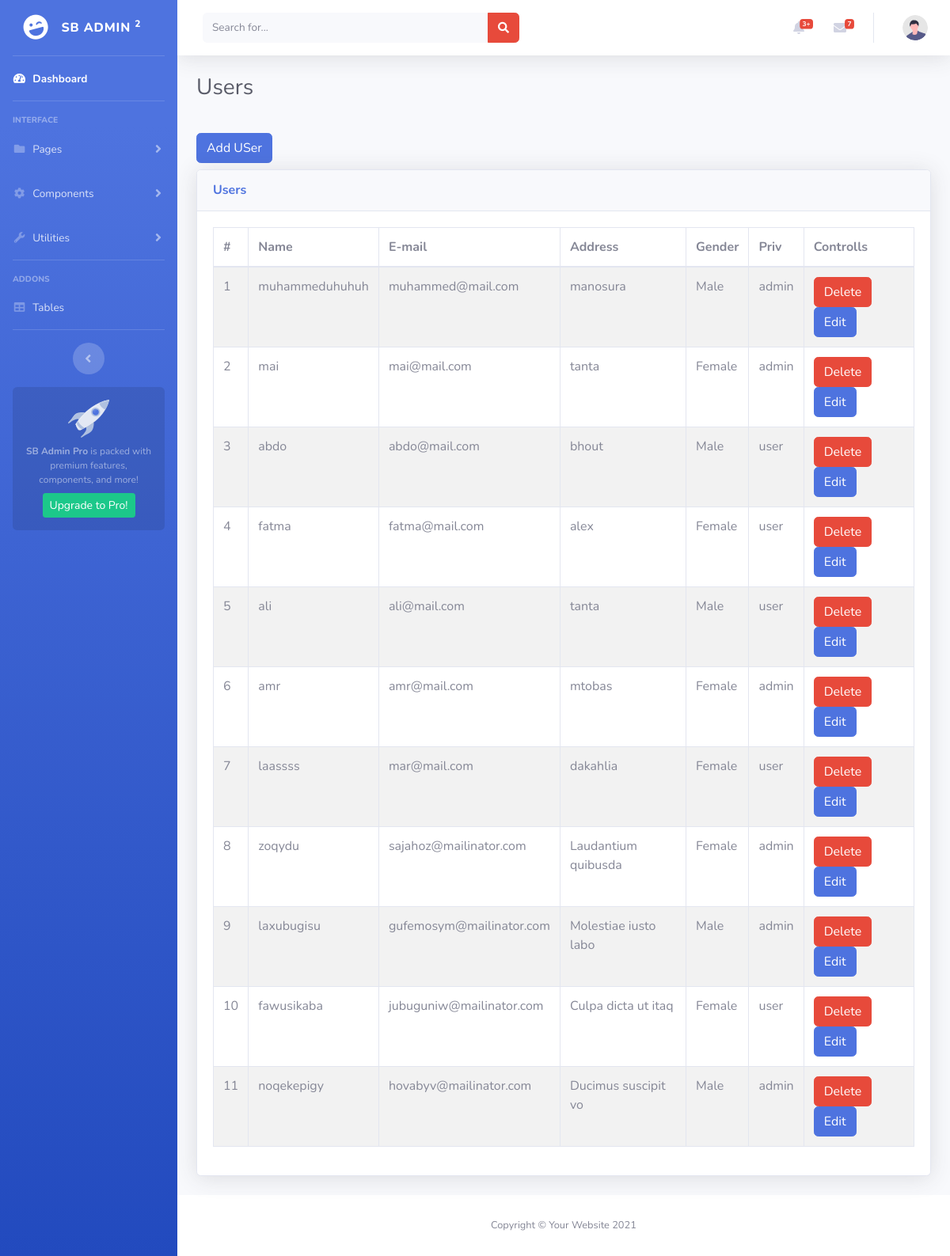
/admin/users.php, run on the app's committed database.
### tables this page shows
CREATE TABLE `users` (
  `id` int(11) NOT NULL,
  `username` varchar(255) NOT NULL,
  `email` varchar(255) NOT NULL,
  `password` varchar(255) NOT NULL,
  `address` varchar(255) NOT NULL,
  `gender` tinyint(4) NOT NULL,
  `priv_id` int(11) NOT NULL,
  `time` timestamp NOT NULL DEFAULT current_timestamp()
);

CREATE TABLE `priv` (
  `id` int(11) NOT NULL,
  `name` varchar(255) NOT NULL
);

### admin/design/user/viewUser.php (the view, shortened to what this page needs)
<div class="container-fluid">
    <button type="button" class="btn btn-primary mb-2" data-toggle="modal" data-target="#exampleModal">
        Add USer
    </button>
    <div class="card shadow mb-4">
        <div class="card-header py-3">
            <h6 class="m-0 font-weight-bold text-primary">Users</h6>
        </div>
        <div class="card-body">
            <div class="table-responsive">
                <table class="table table-bordered table-hover table-striped" id="dataTable" width="100%" cellspacing="0">
                    <thead>
                        <tr>
                            <th>#</th>
                            <th>Name</th>
                            <th>E-mail</th>
                            <th>Address</th>
                            <th>Gender</th>
                            <th>Priv</th>
                            <th>Controlls</th>
                        </tr>
                    </thead>
                    <tbody id="tbod">
                        <?php
                        include_once('functions/connections.php');
                        $selct = "SELECT * FROM `users`";
                        $query = $connection->query($selct);
                        foreach ($query as $user) {
                            $user_id = $user['priv_id'];
                        ?>
                            <?php
                            $select_name = "SELECT `name` FROM `priv` WHERE id = $user_id";
                            $query_name = $connection->query($select_name);
                            $res = $query_name->fetch_assoc();
                            ?>
                            <tr id="<?= $user['id'] ?>">
                                <td><?= $user['id'] ?></td>
                                <td class="userName-cell"><?= $user['username'] ?></td>
                                <td class="email-cell"><?= $user['email'] ?></td>
                                <td class="address-cell"><?= $user['address'] ?></td>
                                <td class="gender-cell"><?= $user['gender'] == 0 ?  'Male' : 'Female' ?></td>
                                <td class="priv-cell"><?= $res['name'] ?></td>
                                <td>
                                    <button class="btn btn-danger">Delete</button>
                                    <button type="button" class="btn btn-primary" data-toggle="modal" data-id="" data-target="#exampleModal<?= $user['id'] ?>">
                                        Edit
                                    </button>
                                </td>
                            </tr>
                        <?php
                        }
                        ?>
                    </tbody>
                </table>
            </div>
        </div>
    </div>
</div>

### data on the page
users: id "1", username "muhammeduhuhuh", email "muhammed@mail.com", address "manosura", gender "Male", priv.name "admin"
users: id "2", username "mai", email "mai@mail.com", address "tanta", gender "Female", priv.name "admin"
users: id "3", username "abdo", email "abdo@mail.com", address "bhout", gender "Male", priv.name "user"
users: id "4", username "fatma", email "fatma@mail.com", address "alex", gender "Female", priv.name "user"
users: id "5", username "ali", email "ali@mail.com", address "tanta", gender "Male", priv.name "user"
users: id "6", username "amr", email "amr@mail.com", address "mtobas", gender "Female", priv.name "admin"
users: id "7", username "laassss", email "mar@mail.com", address "dakahlia", gender "Female", priv.name "user"
users: id "8", username "zoqydu", email "sajahoz@mailinator.com", address "Laudantium quibusda", gender "Female", priv.name "admin"
users: id "9", username "laxubugisu", email "gufemosym@mailinator.com", address "Molestiae iusto labo", gender "Male", priv.name "admin"
users: id "10", username "fawusikaba", email "jubuguniw@mailinator.com", address "Culpa dicta ut itaq", gender "Female", priv.name "user"
users: id "11", username "noqekepigy", email "hovabyv@mailinator.com", address "Ducimus suscipit vo", gender "Male", priv.name "admin"
